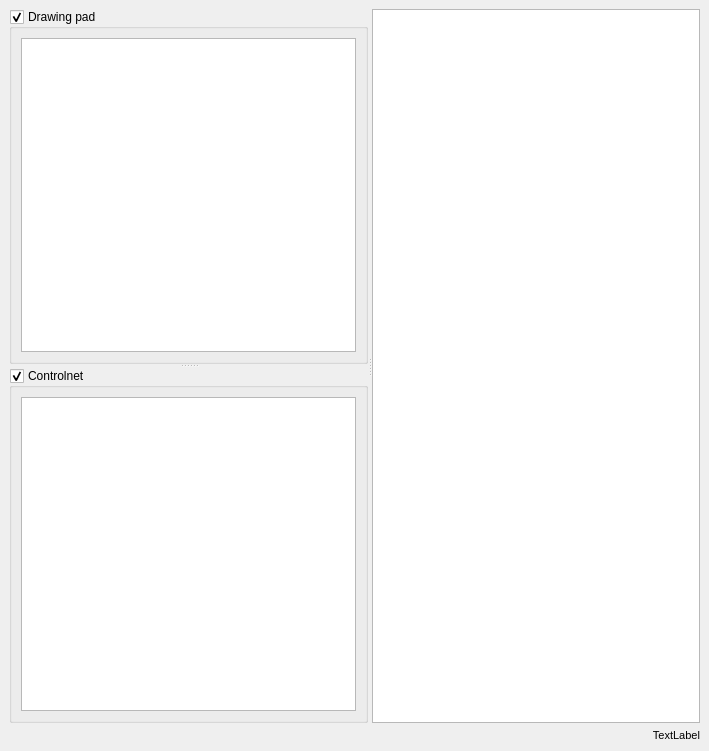
<?xml version="1.0" encoding="UTF-8"?>
<ui version="4.0">
 <class>canvas</class>
 <widget class="QWidget" name="canvas">
  <property name="geometry">
   <rect>
    <x>0</x>
    <y>0</y>
    <width>709</width>
    <height>751</height>
   </rect>
  </property>
  <property name="sizePolicy">
   <sizepolicy hsizetype="Expanding" vsizetype="Expanding">
    <horstretch>0</horstretch>
    <verstretch>0</verstretch>
   </sizepolicy>
  </property>
  <property name="minimumSize">
   <size>
    <width>66</width>
    <height>66</height>
   </size>
  </property>
  <property name="windowTitle">
   <string>Form</string>
  </property>
  <property name="styleSheet">
   <string notr="true">b</string>
  </property>
  <layout class="QGridLayout" name="gridLayout">
   <property name="leftMargin">
    <number>0</number>
   </property>
   <property name="topMargin">
    <number>0</number>
   </property>
   <property name="rightMargin">
    <number>0</number>
   </property>
   <property name="bottomMargin">
    <number>0</number>
   </property>
   <property name="spacing">
    <number>0</number>
   </property>
   <item row="0" column="0">
    <widget class="QWidget" name="central_widget" native="true">
     <property name="sizePolicy">
      <sizepolicy hsizetype="Expanding" vsizetype="Expanding">
       <horstretch>0</horstretch>
       <verstretch>0</verstretch>
      </sizepolicy>
     </property>
     <property name="minimumSize">
      <size>
       <width>200</width>
       <height>200</height>
      </size>
     </property>
     <property name="styleSheet">
      <string notr="true"/>
     </property>
     <layout class="QGridLayout" name="gridLayout_4">
      <item row="0" column="0">
       <widget class="QSplitter" name="canvas_splitter">
        <property name="orientation">
         <enum>Qt::Horizontal</enum>
        </property>
        <widget class="QSplitter" name="canvas_side_splitter">
         <property name="orientation">
          <enum>Qt::Vertical</enum>
         </property>
         <widget class="QGroupBox" name="drawing_pad_groupbox">
          <property name="title">
           <string>Drawing pad</string>
          </property>
          <property name="checkable">
           <bool>true</bool>
          </property>
          <layout class="QGridLayout" name="gridLayout_3">
           <item row="4" column="0">
            <widget class="CustomGraphicsView" name="drawing_pad">
             <property name="verticalScrollBarPolicy">
              <enum>Qt::ScrollBarAlwaysOff</enum>
             </property>
             <property name="horizontalScrollBarPolicy">
              <enum>Qt::ScrollBarAlwaysOff</enum>
             </property>
             <property name="canvas_type" stdset="0">
              <string>brush</string>
             </property>
            </widget>
           </item>
          </layout>
         </widget>
         <widget class="QGroupBox" name="controlnet_groupbox">
          <property name="title">
           <string>Controlnet</string>
          </property>
          <property name="checkable">
           <bool>true</bool>
          </property>
          <layout class="QGridLayout" name="gridLayout_2">
           <item row="0" column="0">
            <widget class="CustomGraphicsView" name="controlnet">
             <property name="verticalScrollBarPolicy">
              <enum>Qt::ScrollBarAlwaysOff</enum>
             </property>
             <property name="horizontalScrollBarPolicy">
              <enum>Qt::ScrollBarAlwaysOff</enum>
             </property>
             <property name="canvas_type" stdset="0">
              <string>controlnet</string>
             </property>
            </widget>
           </item>
          </layout>
         </widget>
        </widget>
        <widget class="CustomGraphicsView" name="canvas_container">
         <property name="verticalScrollBarPolicy">
          <enum>Qt::ScrollBarAlwaysOff</enum>
         </property>
         <property name="horizontalScrollBarPolicy">
          <enum>Qt::ScrollBarAlwaysOff</enum>
         </property>
         <property name="canvas_type" stdset="0">
          <string>image</string>
         </property>
        </widget>
       </widget>
      </item>
      <item row="1" column="0">
       <widget class="QLabel" name="canvas_position">
        <property name="sizePolicy">
         <sizepolicy hsizetype="Preferred" vsizetype="Maximum">
          <horstretch>0</horstretch>
          <verstretch>0</verstretch>
         </sizepolicy>
        </property>
        <property name="font">
         <font>
          <pointsize>8</pointsize>
         </font>
        </property>
        <property name="styleSheet">
         <string notr="true"/>
        </property>
        <property name="text">
         <string>TextLabel</string>
        </property>
        <property name="alignment">
         <set>Qt::AlignRight|Qt::AlignTrailing|Qt::AlignVCenter</set>
        </property>
       </widget>
      </item>
     </layout>
    </widget>
   </item>
  </layout>
 </widget>
 <customwidgets>
  <customwidget>
   <class>CustomGraphicsView</class>
   <extends>QGraphicsView</extends>
   <header>airunner/widgets/canvas/custom_view</header>
  </customwidget>
 </customwidgets>
 <resources/>
 <connections>
  <connection>
   <sender>controlnet_groupbox</sender>
   <signal>toggled(bool)</signal>
   <receiver>canvas</receiver>
   <slot>toggle_controlnet(bool)</slot>
   <hints>
    <hint type="sourcelabel">
     <x>85</x>
     <y>446</y>
    </hint>
    <hint type="destinationlabel">
     <x>167</x>
     <y>-8</y>
    </hint>
   </hints>
  </connection>
  <connection>
   <sender>drawing_pad_groupbox</sender>
   <signal>clicked(bool)</signal>
   <receiver>canvas</receiver>
   <slot>toggle_drawing_pad(bool)</slot>
   <hints>
    <hint type="sourcelabel">
     <x>66</x>
     <y>25</y>
    </hint>
    <hint type="destinationlabel">
     <x>46</x>
     <y>-8</y>
    </hint>
   </hints>
  </connection>
 </connections>
 <slots>
  <slot>toggle_controlnet(bool)</slot>
  <slot>toggle_drawing_pad(bool)</slot>
 </slots>
</ui>
